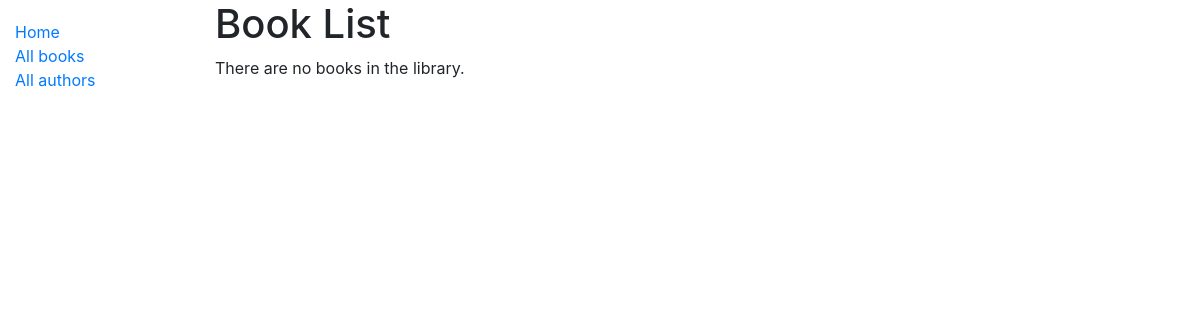
/catalog/books/, run on an earlier commit of the app's database.
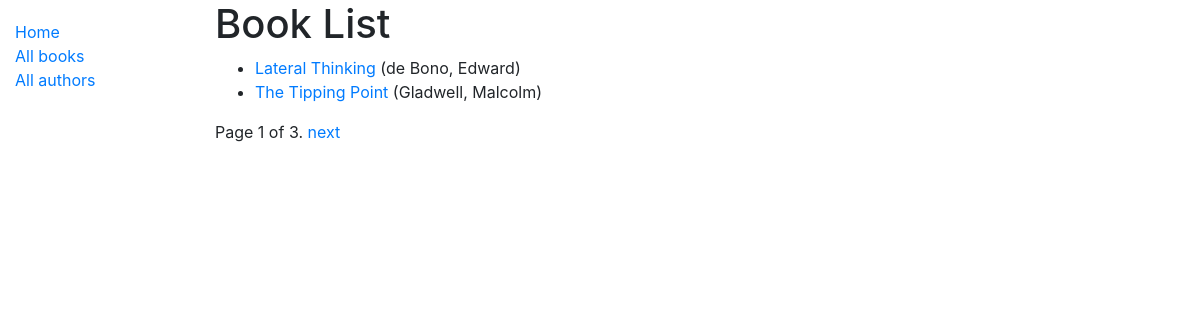
And on a later commit of the database.
### catalog/models.py (models this page shows, shortened)
class CatalogModel(models.Model):
    created_at = models.DateTimeField(auto_now_add=True, null=True)
    updated_at = models.DateTimeField(auto_now=True, null=True)
    class Meta:
        abstract = True

class Book(CatalogModel):
    title = models.CharField(max_length=200)
    author = models.ForeignKey(Author, on_delete=models.SET_NULL, null=True)
    summary = models.TextField(max_length=1000, help_text='Enter a brief description of the book')
    isbn = models.CharField('ISBN', max_length=13, unique=True,
                             help_text='13 Character <a href="https://www.isbn-international.org/content/what-isbn">ISBN number</a>')
    genre = models.ManyToManyField(Genre, help_text='Select a genre for this book')
    language = models.ForeignKey(Language, null=True, on_delete=SET_NULL)
    def display_genre(self):
        """This is a less costly way to display genre in Books on admin site
        Genre is added as a string
        """
        return ', '.join(genre.name for genre in self.genre.all()[:3])
    display_genre.short_description = 'Genre'
    def get_absolute_url(self):
        return reverse('book-detail', args=[str(self.id)])

class Author(CatalogModel):
    first_name = models.CharField(max_length=100)
    last_name = models.CharField(max_length=100)
    date_of_birth = models.DateField(null=True, blank=True)
    date_of_death = models.DateField('Died', null=True, blank=True)
    class Meta:
        ordering = ['last_name', 'first_name']
    def __str__(self):
        return f'{self.last_name}, {self.first_name}'

### catalog/views.py (the view)
# urls.py: path('books/', views.BookListView.as_view(), name='books'),
class BookListView(generic.ListView):
    model = Book
    paginate_by = 2

### catalog/templates/catalog/book_list.html
{% extends "common_html.html" %}
{% block content %}
  <h1>Book List</h1>
  {% if book_list %}
  <ul>
    {% for book in book_list %}
      <li>
        <a href="{{ book.get_absolute_url }}">{{ book.title }}</a> ({{book.author}})
      </li>
    {% endfor %}
  </ul>
  {% else %}
    <p>There are no books in the library.</p>
  {% endif %}
{% endblock %}

What changed in the data, as far as the page shows it:
added Book: title "Lateral Thinking", author "de Bono, Edward"
added Book: title "The Tipping Point", author "Gladwell, Malcolm"
Also different on the page:
{{ page_obj.number }}: (not shown) → "1"
{{ page_obj.paginator.num_pages }}: (not shown) → "3"
text no longer shown: "There are no books in the library."
text now shown: "Page of . next"
